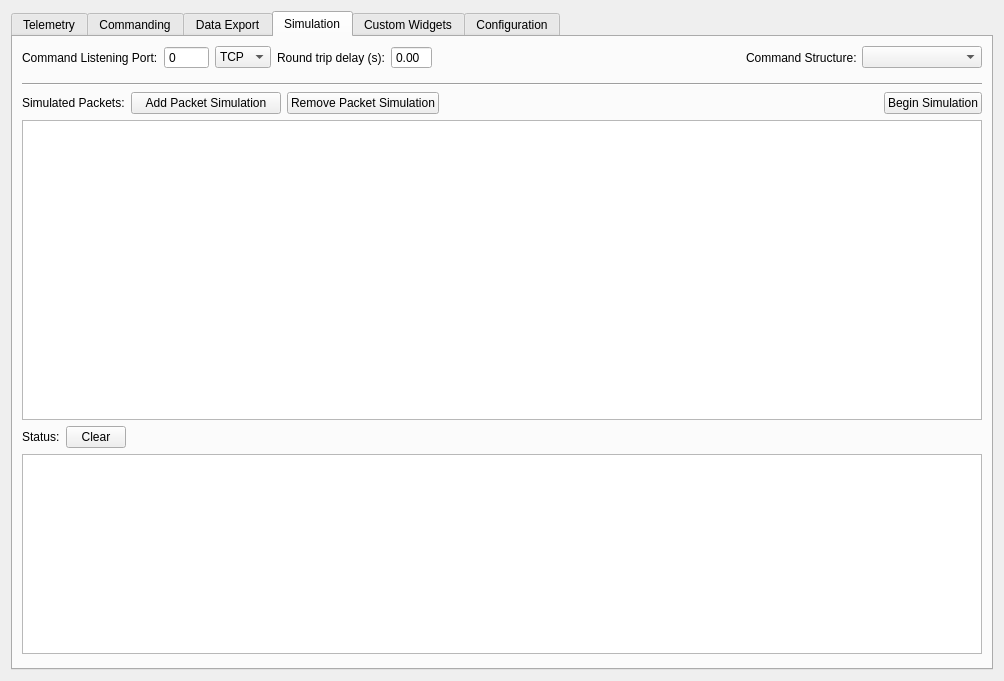
<?xml version="1.0" encoding="UTF-8"?>
<ui version="4.0">
 <class>dex_main</class>
 <widget class="QWidget" name="dex_main">
  <property name="geometry">
   <rect>
    <x>0</x>
    <y>0</y>
    <width>1004</width>
    <height>681</height>
   </rect>
  </property>
  <property name="cursor">
   <cursorShape>ArrowCursor</cursorShape>
  </property>
  <property name="windowTitle">
   <string>Dex - Main</string>
  </property>
  <layout class="QVBoxLayout" name="verticalLayout_2">
   <item>
    <layout class="QVBoxLayout" name="verticalLayout">
     <item>
      <widget class="QTabWidget" name="tabs">
       <property name="currentIndex">
        <number>3</number>
       </property>
       <widget class="QWidget" name="tab">
        <attribute name="title">
         <string>Telemetry</string>
        </attribute>
        <layout class="QHBoxLayout" name="horizontalLayout_2">
         <item>
          <layout class="QHBoxLayout" name="horizontalLayout">
           <item>
            <layout class="QVBoxLayout" name="verticalLayout_4">
             <item>
              <layout class="QHBoxLayout" name="horizontalLayout_10">
               <property name="topMargin">
                <number>8</number>
               </property>
               <item>
                <widget class="QLabel" name="label">
                 <property name="text">
                  <string>Packet Interfaces:</string>
                 </property>
                </widget>
               </item>
               <item>
                <widget class="QPushButton" name="addNewPacketInterfaceButton">
                 <property name="text">
                  <string>Add New</string>
                 </property>
                </widget>
               </item>
               <item>
                <widget class="QPushButton" name="telemetryDefinitionsButton">
                 <property name="text">
                  <string>Telemetry Definitions</string>
                 </property>
                </widget>
               </item>
              </layout>
             </item>
             <item>
              <widget class="QTableWidget" name="packetInterfaceTable"/>
             </item>
            </layout>
           </item>
           <item>
            <layout class="QVBoxLayout" name="verticalLayout_3">
             <item>
              <widget class="QLabel" name="label_2">
               <property name="text">
                <string>Displays:</string>
               </property>
              </widget>
             </item>
             <item>
              <widget class="QTableWidget" name="displayWidgetTable"/>
             </item>
            </layout>
           </item>
          </layout>
         </item>
        </layout>
       </widget>
       <widget class="QWidget" name="tab_2">
        <attribute name="title">
         <string>Commanding</string>
        </attribute>
        <layout class="QVBoxLayout" name="verticalLayout_10">
         <item>
          <layout class="QVBoxLayout" name="verticalLayout_6">
           <property name="topMargin">
            <number>5</number>
           </property>
           <property name="bottomMargin">
            <number>5</number>
           </property>
           <item>
            <layout class="QHBoxLayout" name="horizontalLayout_17">
             <property name="bottomMargin">
              <number>5</number>
             </property>
             <item>
              <widget class="QLabel" name="label_12">
               <property name="text">
                <string>IP:</string>
               </property>
              </widget>
             </item>
             <item>
              <widget class="QLineEdit" name="commandIPDestinationBox">
               <property name="text">
                <string>127.0.0.1</string>
               </property>
              </widget>
             </item>
             <item>
              <widget class="QLabel" name="label_13">
               <property name="text">
                <string>Port:</string>
               </property>
              </widget>
             </item>
             <item>
              <widget class="QSpinBox" name="commandPortBox">
               <property name="minimumSize">
                <size>
                 <width>60</width>
                 <height>0</height>
                </size>
               </property>
               <property name="buttonSymbols">
                <enum>QAbstractSpinBox::NoButtons</enum>
               </property>
               <property name="maximum">
                <number>65535</number>
               </property>
               <property name="value">
                <number>5555</number>
               </property>
              </widget>
             </item>
             <item>
              <widget class="QComboBox" name="commandProtocolSelect">
               <item>
                <property name="text">
                 <string>TCP client</string>
                </property>
               </item>
               <item>
                <property name="text">
                 <string>TCP server</string>
                </property>
               </item>
               <item>
                <property name="text">
                 <string>UDP</string>
                </property>
               </item>
              </widget>
             </item>
             <item>
              <spacer name="horizontalSpacer_2">
               <property name="orientation">
                <enum>Qt::Horizontal</enum>
               </property>
               <property name="sizeHint" stdset="0">
                <size>
                 <width>40</width>
                 <height>20</height>
                </size>
               </property>
              </spacer>
             </item>
            </layout>
           </item>
           <item>
            <layout class="QHBoxLayout" name="horizontalLayout_14">
             <property name="leftMargin">
              <number>5</number>
             </property>
             <item>
              <layout class="QVBoxLayout" name="verticalLayout_12">
               <property name="rightMargin">
                <number>6</number>
               </property>
               <item>
                <widget class="QLabel" name="label_9">
                 <property name="text">
                  <string>Command Components:</string>
                 </property>
                </widget>
               </item>
               <item>
                <widget class="QListWidget" name="commandComponentList"/>
               </item>
               <item>
                <layout class="QHBoxLayout" name="horizontalLayout_16">
                 <property name="topMargin">
                  <number>5</number>
                 </property>
                 <item>
                  <widget class="QLabel" name="label_11">
                   <property name="text">
                    <string>Command Structure:</string>
                   </property>
                  </widget>
                 </item>
                 <item>
                  <widget class="QPushButton" name="addCommandComponentButton">
                   <property name="text">
                    <string>Add</string>
                   </property>
                  </widget>
                 </item>
                 <item>
                  <widget class="QPushButton" name="removeCommandStructureButton">
                   <property name="text">
                    <string>Remove</string>
                   </property>
                  </widget>
                 </item>
                </layout>
               </item>
               <item>
                <widget class="QTreeWidget" name="commandStructureTree">
                 <property name="headerHidden">
                  <bool>true</bool>
                 </property>
                 <column>
                  <property name="text">
                   <string notr="true">1</string>
                  </property>
                 </column>
                </widget>
               </item>
               <item>
                <layout class="QHBoxLayout" name="horizontalLayout_19">
                 <property name="topMargin">
                  <number>5</number>
                 </property>
                 <item>
                  <widget class="QPushButton" name="newCommandStructureButton">
                   <property name="text">
                    <string>New Structure</string>
                   </property>
                  </widget>
                 </item>
                 <item>
                  <widget class="QPushButton" name="buildCommandButton">
                   <property name="text">
                    <string>Build Command</string>
                   </property>
                  </widget>
                 </item>
                </layout>
               </item>
              </layout>
             </item>
             <item>
              <layout class="QVBoxLayout" name="verticalLayout_11">
               <item>
                <layout class="QHBoxLayout" name="horizontalLayout_22">
                 <property name="bottomMargin">
                  <number>5</number>
                 </property>
                 <item>
                  <widget class="QLabel" name="label_14">
                   <property name="text">
                    <string>Command Fields:</string>
                   </property>
                  </widget>
                 </item>
                 <item>
                  <widget class="QPushButton" name="setDefaultCommandValuesButton">
                   <property name="enabled">
                    <bool>false</bool>
                   </property>
                   <property name="text">
                    <string>Set Default Values</string>
                   </property>
                  </widget>
                 </item>
                </layout>
               </item>
               <item>
                <widget class="QTableWidget" name="commandFieldsTable">
                 <property name="alternatingRowColors">
                  <bool>true</bool>
                 </property>
                 <property name="cornerButtonEnabled">
                  <bool>false</bool>
                 </property>
                 <property name="columnCount">
                  <number>3</number>
                 </property>
                 <attribute name="horizontalHeaderStretchLastSection">
                  <bool>true</bool>
                 </attribute>
                 <column/>
                 <column/>
                 <column/>
                </widget>
               </item>
               <item>
                <layout class="QHBoxLayout" name="horizontalLayout_15">
                 <property name="topMargin">
                  <number>5</number>
                 </property>
                 <item>
                  <widget class="QLabel" name="label_10">
                   <property name="text">
                    <string>Raw Command:</string>
                   </property>
                  </widget>
                 </item>
                 <item>
                  <widget class="QComboBox" name="rawCommandDisplayFormat">
                   <property name="maximumSize">
                    <size>
                     <width>200</width>
                     <height>16777215</height>
                    </size>
                   </property>
                   <item>
                    <property name="text">
                     <string>Binary</string>
                    </property>
                   </item>
                   <item>
                    <property name="text">
                     <string>Hex Bytes</string>
                    </property>
                   </item>
                  </widget>
                 </item>
                </layout>
               </item>
               <item>
                <widget class="QTextEdit" name="rawPacketTextBox">
                 <property name="readOnly">
                  <bool>true</bool>
                 </property>
                </widget>
               </item>
              </layout>
             </item>
            </layout>
           </item>
           <item>
            <layout class="QHBoxLayout" name="horizontalLayout_18">
             <property name="topMargin">
              <number>5</number>
             </property>
             <item>
              <spacer name="horizontalSpacer">
               <property name="orientation">
                <enum>Qt::Horizontal</enum>
               </property>
               <property name="sizeHint" stdset="0">
                <size>
                 <width>40</width>
                 <height>20</height>
                </size>
               </property>
              </spacer>
             </item>
             <item>
              <widget class="QLabel" name="label_23">
               <property name="text">
                <string>Command Sequence Number:</string>
               </property>
              </widget>
             </item>
             <item>
              <widget class="QSpinBox" name="commandSequenceNumberBox">
               <property name="minimumSize">
                <size>
                 <width>60</width>
                 <height>0</height>
                </size>
               </property>
               <property name="buttonSymbols">
                <enum>QAbstractSpinBox::NoButtons</enum>
               </property>
              </widget>
             </item>
             <item>
              <widget class="QPushButton" name="sendCommandButton">
               <property name="enabled">
                <bool>false</bool>
               </property>
               <property name="maximumSize">
                <size>
                 <width>50</width>
                 <height>16777215</height>
                </size>
               </property>
               <property name="text">
                <string>Send</string>
               </property>
              </widget>
             </item>
            </layout>
           </item>
           <item>
            <layout class="QHBoxLayout" name="horizontalLayout_24">
             <property name="bottomMargin">
              <number>0</number>
             </property>
             <item>
              <widget class="QLabel" name="label_15">
               <property name="text">
                <string>Status:</string>
               </property>
              </widget>
             </item>
             <item>
              <widget class="QPushButton" name="clearCommandMessagesButton">
               <property name="maximumSize">
                <size>
                 <width>60</width>
                 <height>16777215</height>
                </size>
               </property>
               <property name="text">
                <string>Clear</string>
               </property>
              </widget>
             </item>
             <item>
              <spacer name="horizontalSpacer_4">
               <property name="orientation">
                <enum>Qt::Horizontal</enum>
               </property>
               <property name="sizeHint" stdset="0">
                <size>
                 <width>40</width>
                 <height>20</height>
                </size>
               </property>
              </spacer>
             </item>
            </layout>
           </item>
           <item>
            <widget class="QTextEdit" name="commandMessageBox">
             <property name="readOnly">
              <bool>true</bool>
             </property>
            </widget>
           </item>
          </layout>
         </item>
        </layout>
       </widget>
       <widget class="QWidget" name="DataExport">
        <attribute name="title">
         <string>Data Export</string>
        </attribute>
        <layout class="QHBoxLayout" name="horizontalLayout_4">
         <item>
          <layout class="QHBoxLayout" name="horizontalLayout_3">
           <property name="spacing">
            <number>0</number>
           </property>
           <item>
            <layout class="QVBoxLayout" name="verticalLayout_5">
             <item>
              <layout class="QHBoxLayout" name="horizontalLayout_5">
               <property name="topMargin">
                <number>5</number>
               </property>
               <item>
                <widget class="QLabel" name="label_3">
                 <property name="text">
                  <string>Data Start:</string>
                 </property>
                </widget>
               </item>
              </layout>
             </item>
             <item>
              <widget class="QDateTimeEdit" name="dateTimeEdit_2">
               <property name="calendarPopup">
                <bool>true</bool>
               </property>
              </widget>
             </item>
             <item>
              <layout class="QHBoxLayout" name="horizontalLayout_6">
               <property name="topMargin">
                <number>6</number>
               </property>
               <item>
                <widget class="QLabel" name="label_4">
                 <property name="text">
                  <string>Data End:</string>
                 </property>
                </widget>
               </item>
              </layout>
             </item>
             <item>
              <widget class="QDateTimeEdit" name="dateTimeEdit">
               <property name="calendarPopup">
                <bool>true</bool>
               </property>
              </widget>
             </item>
             <item>
              <layout class="QHBoxLayout" name="horizontalLayout_7">
               <property name="topMargin">
                <number>6</number>
               </property>
               <item>
                <widget class="QCheckBox" name="checkBox_2">
                 <property name="toolTip">
                  <string>&lt;html&gt;&lt;head/&gt;&lt;body&gt;&lt;p&gt;Force data to a particular cadence, taking the most recently-passed datapoint as the value for each telemetry field when a sample is taken.&lt;/p&gt;&lt;/body&gt;&lt;/html&gt;</string>
                 </property>
                 <property name="text">
                  <string>Set a uniform cadence</string>
                 </property>
                </widget>
               </item>
               <item>
                <widget class="QDoubleSpinBox" name="cadenceBox"/>
               </item>
               <item>
                <widget class="QLabel" name="label_5">
                 <property name="text">
                  <string>Hz</string>
                 </property>
                </widget>
               </item>
              </layout>
             </item>
             <item>
              <widget class="QCheckBox" name="checkBox">
               <property name="toolTip">
                <string>&lt;html&gt;&lt;head/&gt;&lt;body&gt;&lt;p&gt;If data from multiple packets is requested with misaligned cadences, use previous datapoints to fill all so that no columns are ever empty.&lt;/p&gt;&lt;/body&gt;&lt;/html&gt;</string>
               </property>
               <property name="text">
                <string>Antialias Data</string>
               </property>
              </widget>
             </item>
             <item>
              <spacer name="verticalSpacer">
               <property name="orientation">
                <enum>Qt::Vertical</enum>
               </property>
               <property name="sizeHint" stdset="0">
                <size>
                 <width>20</width>
                 <height>40</height>
                </size>
               </property>
              </spacer>
             </item>
            </layout>
           </item>
           <item>
            <layout class="QVBoxLayout" name="verticalLayout_8">
             <property name="rightMargin">
              <number>0</number>
             </property>
             <item>
              <layout class="QHBoxLayout" name="horizontalLayout_8">
               <property name="rightMargin">
                <number>8</number>
               </property>
               <item>
                <widget class="QLabel" name="label_6">
                 <property name="text">
                  <string>Telemetry Fields</string>
                 </property>
                </widget>
               </item>
               <item>
                <widget class="QPushButton" name="addExportTelemetryButton">
                 <property name="text">
                  <string>Add</string>
                 </property>
                </widget>
               </item>
              </layout>
             </item>
             <item>
              <widget class="QTableView" name="exportTelemetryList"/>
             </item>
             <item>
              <layout class="QHBoxLayout" name="horizontalLayout_11">
               <property name="topMargin">
                <number>10</number>
               </property>
               <item>
                <widget class="QLineEdit" name="exportFilePath">
                 <property name="placeholderText">
                  <string>export file path</string>
                 </property>
                </widget>
               </item>
               <item>
                <widget class="QPushButton" name="browseExportPath">
                 <property name="text">
                  <string>browse</string>
                 </property>
                </widget>
               </item>
              </layout>
             </item>
             <item>
              <layout class="QHBoxLayout" name="horizontalLayout_9">
               <property name="topMargin">
                <number>10</number>
               </property>
               <item>
                <widget class="QPushButton" name="exportAsJsonButton">
                 <property name="text">
                  <string>JSON</string>
                 </property>
                </widget>
               </item>
               <item>
                <widget class="QPushButton" name="exportAsCsvButton">
                 <property name="text">
                  <string>CSV</string>
                 </property>
                </widget>
               </item>
              </layout>
             </item>
            </layout>
           </item>
           <item>
            <layout class="QVBoxLayout" name="verticalLayout_7"/>
           </item>
          </layout>
         </item>
        </layout>
       </widget>
       <widget class="QWidget" name="tab_3">
        <attribute name="title">
         <string>Simulation</string>
        </attribute>
        <layout class="QHBoxLayout" name="horizontalLayout_13">
         <item>
          <layout class="QVBoxLayout" name="verticalLayout_9">
           <property name="bottomMargin">
            <number>5</number>
           </property>
           <item>
            <layout class="QHBoxLayout" name="horizontalLayout_12">
             <property name="bottomMargin">
              <number>8</number>
             </property>
             <item>
              <widget class="QLabel" name="label_8">
               <property name="text">
                <string>Command Listening Port:</string>
               </property>
              </widget>
             </item>
             <item>
              <widget class="QSpinBox" name="simulationCommandListeningPortBox">
               <property name="maximumSize">
                <size>
                 <width>50</width>
                 <height>16777215</height>
                </size>
               </property>
               <property name="buttonSymbols">
                <enum>QAbstractSpinBox::NoButtons</enum>
               </property>
               <property name="maximum">
                <number>65535</number>
               </property>
              </widget>
             </item>
             <item>
              <widget class="QComboBox" name="simulationCommandProtocolSelect">
               <property name="maximumSize">
                <size>
                 <width>75</width>
                 <height>16777215</height>
                </size>
               </property>
               <item>
                <property name="text">
                 <string>TCP</string>
                </property>
               </item>
               <item>
                <property name="text">
                 <string>UDP</string>
                </property>
               </item>
              </widget>
             </item>
             <item>
              <widget class="QLabel" name="label_19">
               <property name="text">
                <string>Round trip delay (s):</string>
               </property>
              </widget>
             </item>
             <item>
              <widget class="QDoubleSpinBox" name="roundTripDelaySpinBox">
               <property name="buttonSymbols">
                <enum>QAbstractSpinBox::NoButtons</enum>
               </property>
               <property name="singleStep">
                <double>0.100000000000000</double>
               </property>
              </widget>
             </item>
             <item>
              <spacer name="horizontalSpacer_3">
               <property name="orientation">
                <enum>Qt::Horizontal</enum>
               </property>
               <property name="sizeHint" stdset="0">
                <size>
                 <width>40</width>
                 <height>20</height>
                </size>
               </property>
              </spacer>
             </item>
             <item>
              <widget class="QLabel" name="label_17">
               <property name="maximumSize">
                <size>
                 <width>110</width>
                 <height>16777215</height>
                </size>
               </property>
               <property name="text">
                <string>Command Structure:</string>
               </property>
              </widget>
             </item>
             <item>
              <widget class="QComboBox" name="simulationCommandStructureBox">
               <property name="minimumSize">
                <size>
                 <width>120</width>
                 <height>0</height>
                </size>
               </property>
               <property name="currentText">
                <string/>
               </property>
              </widget>
             </item>
            </layout>
           </item>
           <item>
            <widget class="Line" name="line">
             <property name="orientation">
              <enum>Qt::Horizontal</enum>
             </property>
            </widget>
           </item>
           <item>
            <layout class="QHBoxLayout" name="horizontalLayout_20">
             <property name="bottomMargin">
              <number>0</number>
             </property>
             <item>
              <widget class="QLabel" name="label_7">
               <property name="text">
                <string>Simulated Packets:</string>
               </property>
              </widget>
             </item>
             <item>
              <widget class="QPushButton" name="addSimPacketButton">
               <property name="minimumSize">
                <size>
                 <width>150</width>
                 <height>0</height>
                </size>
               </property>
               <property name="maximumSize">
                <size>
                 <width>16777215</width>
                 <height>200</height>
                </size>
               </property>
               <property name="text">
                <string>Add Packet Simulation</string>
               </property>
              </widget>
             </item>
             <item>
              <widget class="QPushButton" name="removeSimPacketButton">
               <property name="minimumSize">
                <size>
                 <width>150</width>
                 <height>0</height>
                </size>
               </property>
               <property name="text">
                <string>Remove Packet Simulation</string>
               </property>
              </widget>
             </item>
             <item>
              <spacer name="horizontalSpacer_6">
               <property name="orientation">
                <enum>Qt::Horizontal</enum>
               </property>
               <property name="sizeHint" stdset="0">
                <size>
                 <width>40</width>
                 <height>20</height>
                </size>
               </property>
              </spacer>
             </item>
             <item>
              <widget class="QPushButton" name="simPlayButton">
               <property name="maximumSize">
                <size>
                 <width>110</width>
                 <height>16777215</height>
                </size>
               </property>
               <property name="text">
                <string>Begin Simulation</string>
               </property>
              </widget>
             </item>
            </layout>
           </item>
           <item>
            <widget class="QTreeWidget" name="simulationPacketsTree">
             <property name="alternatingRowColors">
              <bool>true</bool>
             </property>
             <property name="headerHidden">
              <bool>true</bool>
             </property>
             <attribute name="headerVisible">
              <bool>false</bool>
             </attribute>
             <column>
              <property name="text">
               <string notr="true">1</string>
              </property>
             </column>
            </widget>
           </item>
           <item>
            <layout class="QHBoxLayout" name="horizontalLayout_25">
             <property name="bottomMargin">
              <number>0</number>
             </property>
             <item>
              <widget class="QLabel" name="label_16">
               <property name="text">
                <string>Status:</string>
               </property>
              </widget>
             </item>
             <item>
              <widget class="QPushButton" name="clearSimulationMessagesButton">
               <property name="maximumSize">
                <size>
                 <width>60</width>
                 <height>16777215</height>
                </size>
               </property>
               <property name="text">
                <string>Clear</string>
               </property>
              </widget>
             </item>
             <item>
              <spacer name="horizontalSpacer_5">
               <property name="orientation">
                <enum>Qt::Horizontal</enum>
               </property>
               <property name="sizeHint" stdset="0">
                <size>
                 <width>40</width>
                 <height>20</height>
                </size>
               </property>
              </spacer>
             </item>
            </layout>
           </item>
           <item>
            <widget class="QTextEdit" name="simulationMessageBox">
             <property name="maximumSize">
              <size>
               <width>16777215</width>
               <height>200</height>
              </size>
             </property>
             <property name="readOnly">
              <bool>true</bool>
             </property>
            </widget>
           </item>
          </layout>
         </item>
        </layout>
       </widget>
       <widget class="QWidget" name="tab_5">
        <attribute name="title">
         <string>Custom Widgets</string>
        </attribute>
        <layout class="QVBoxLayout" name="verticalLayout_13">
         <item>
          <widget class="QListWidget" name="customWidgetsList">
           <property name="alternatingRowColors">
            <bool>true</bool>
           </property>
          </widget>
         </item>
         <item>
          <widget class="QPushButton" name="customWidgetsLaunchButton">
           <property name="maximumSize">
            <size>
             <width>70</width>
             <height>16777215</height>
            </size>
           </property>
           <property name="text">
            <string>Launch</string>
           </property>
          </widget>
         </item>
        </layout>
       </widget>
       <widget class="QWidget" name="tab_4">
        <attribute name="title">
         <string>Configuration</string>
        </attribute>
        <layout class="QVBoxLayout" name="verticalLayout_15">
         <item>
          <layout class="QVBoxLayout" name="verticalLayout_14">
           <item>
            <layout class="QHBoxLayout" name="horizontalLayout_21">
             <item>
              <layout class="QVBoxLayout" name="verticalLayout_16">
               <item>
                <widget class="QLabel" name="label_21">
                 <property name="text">
                  <string>Global Options:</string>
                 </property>
                </widget>
               </item>
               <item>
                <widget class="QLabel" name="label_22">
                 <property name="text">
                  <string>Message Level</string>
                 </property>
                </widget>
               </item>
               <item>
                <widget class="QComboBox" name="comboBox">
                 <property name="maximumSize">
                  <size>
                   <width>120</width>
                   <height>16777215</height>
                  </size>
                 </property>
                 <property name="toolTip">
                  <string>Alter the verbosity of log messages</string>
                 </property>
                 <item>
                  <property name="text">
                   <string>Info</string>
                  </property>
                 </item>
                 <item>
                  <property name="text">
                   <string>Warning</string>
                  </property>
                 </item>
                 <item>
                  <property name="text">
                   <string>Error</string>
                  </property>
                 </item>
                 <item>
                  <property name="text">
                   <string>Debug</string>
                  </property>
                 </item>
                </widget>
               </item>
               <item>
                <widget class="Line" name="line_3">
                 <property name="orientation">
                  <enum>Qt::Horizontal</enum>
                 </property>
                </widget>
               </item>
               <item>
                <widget class="QLabel" name="label_18">
                 <property name="text">
                  <string>Commanding Options:</string>
                 </property>
                </widget>
               </item>
               <item>
                <widget class="QCheckBox" name="fillCCSDSFields">
                 <property name="toolTip">
                  <string>&lt;html&gt;&lt;head/&gt;&lt;body&gt;&lt;p&gt;Automatically fill fields like ccsds datestamps and sequence numbers when a command is sent.&lt;/p&gt;&lt;/body&gt;&lt;/html&gt;</string>
                 </property>
                 <property name="text">
                  <string>Fill Autofill fields</string>
                 </property>
                 <property name="checked">
                  <bool>true</bool>
                 </property>
                </widget>
               </item>
               <item>
                <widget class="Line" name="line_2">
                 <property name="orientation">
                  <enum>Qt::Horizontal</enum>
                 </property>
                </widget>
               </item>
               <item>
                <widget class="QLabel" name="label_20">
                 <property name="text">
                  <string>Simulation Options</string>
                 </property>
                </widget>
               </item>
               <item>
                <widget class="QCheckBox" name="checkBox_3">
                 <property name="toolTip">
                  <string>Fill autofill fields in simulated telemetry</string>
                 </property>
                 <property name="text">
                  <string>Fill Autofill Fields</string>
                 </property>
                 <property name="checked">
                  <bool>true</bool>
                 </property>
                </widget>
               </item>
               <item>
                <layout class="QHBoxLayout" name="horizontalLayout_23">
                 <property name="topMargin">
                  <number>5</number>
                 </property>
                 <item>
                  <widget class="QLabel" name="label_24">
                   <property name="text">
                    <string>Float Random Noise: (+/-)</string>
                   </property>
                  </widget>
                 </item>
                 <item>
                  <widget class="QDoubleSpinBox" name="doubleSpinBox">
                   <property name="maximumSize">
                    <size>
                     <width>40</width>
                     <height>16777215</height>
                    </size>
                   </property>
                   <property name="toolTip">
                    <string>Inject random noise about three simulated value of any float/double datatype simulated values to mimic noise on voltage/temperature readings.</string>
                   </property>
                   <property name="buttonSymbols">
                    <enum>QAbstractSpinBox::NoButtons</enum>
                   </property>
                   <property name="maximum">
                    <double>100.000000000000000</double>
                   </property>
                  </widget>
                 </item>
                 <item>
                  <spacer name="horizontalSpacer_7">
                   <property name="orientation">
                    <enum>Qt::Horizontal</enum>
                   </property>
                   <property name="sizeHint" stdset="0">
                    <size>
                     <width>40</width>
                     <height>20</height>
                    </size>
                   </property>
                  </spacer>
                 </item>
                </layout>
               </item>
               <item>
                <spacer name="verticalSpacer_2">
                 <property name="orientation">
                  <enum>Qt::Vertical</enum>
                 </property>
                 <property name="sizeHint" stdset="0">
                  <size>
                   <width>20</width>
                   <height>40</height>
                  </size>
                 </property>
                </spacer>
               </item>
              </layout>
             </item>
             <item>
              <layout class="QVBoxLayout" name="verticalLayout_17"/>
             </item>
            </layout>
           </item>
          </layout>
         </item>
        </layout>
       </widget>
      </widget>
     </item>
    </layout>
   </item>
  </layout>
 </widget>
 <resources/>
 <connections/>
</ui>
